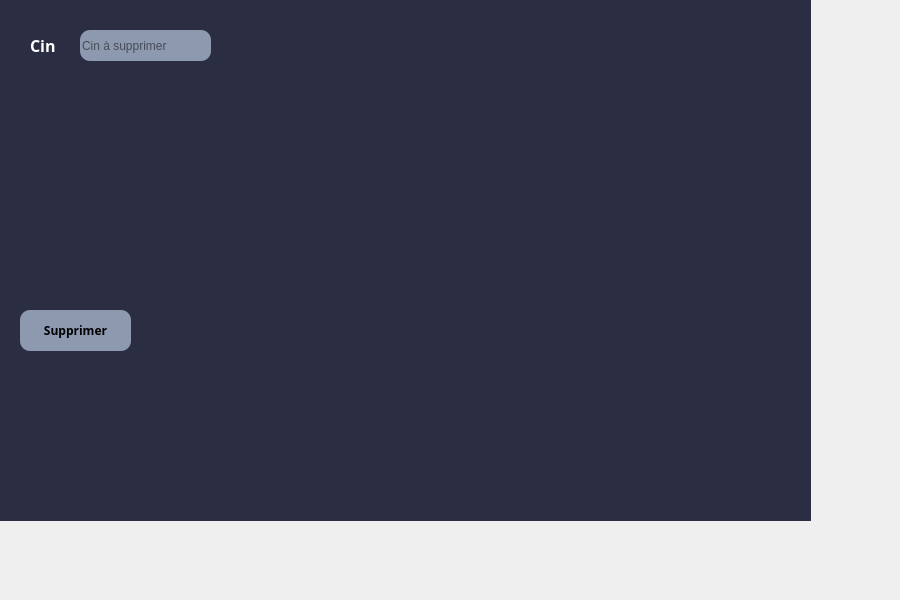
     <widget class="QWidget" name="Supprimer">
      <attribute name="title">
       <string>Supprimer</string>
      </attribute>
      <widget class="QLabel" name="label_9">
       <property name="geometry">
        <rect>
         <x>-30</x>
         <y>-70</y>
         <width>841</width>
         <height>591</height>
        </rect>
       </property>
       <property name="styleSheet">
        <string notr="true">background-color: rgb(43, 45, 66);</string>
       </property>
       <property name="text">
        <string/>
       </property>
      </widget>
      <widget class="QPushButton" name="pb_supprimer">
       <property name="geometry">
        <rect>
         <x>20</x>
         <y>310</y>
         <width>111</width>
         <height>41</height>
        </rect>
       </property>
       <property name="font">
        <font>
         <family>Google Sans</family>
         <pointsize>9</pointsize>
         <weight>75</weight>
         <bold>true</bold>
        </font>
       </property>
       <property name="styleSheet">
        <string notr="true">background-color: rgb(141, 153, 174);
border-radius: 10px;</string>
       </property>
       <property name="text">
        <string>Supprimer</string>
       </property>
      </widget>
      <widget class="QLabel" name="label_14">
       <property name="geometry">
        <rect>
         <x>30</x>
         <y>30</y>
         <width>51</width>
         <height>31</height>
        </rect>
       </property>
       <property name="font">
        <font>
         <family>Google Sans</family>
         <pointsize>12</pointsize>
         <weight>75</weight>
         <bold>true</bold>
        </font>
       </property>
       <property name="styleSheet">
        <string notr="true">color: rgb(255, 255, 255);</string>
       </property>
       <property name="text">
        <string>Cin</string>
       </property>
      </widget>
      <widget class="QLineEdit" name="lineEdit_Supprimer">
       <property name="geometry">
        <rect>
         <x>80</x>
         <y>30</y>
         <width>131</width>
         <height>31</height>
        </rect>
       </property>
       <property name="styleSheet">
        <string notr="true">background-color: rgb(141, 153, 174);
border-radius: 10px;</string>
       </property>
       <property name="placeholderText">
        <string>Cin à supprimer</string>
       </property>
      </widget>
      <widget class="QLabel" name="label_27">
       <property name="geometry">
        <rect>
         <x>310</x>
         <y>150</y>
         <width>581</width>
         <height>301</height>
        </rect>
       </property>
       <property name="text">
        <string/>
       </property>
       <property name="pixmap">
        <pixmap>:/images/images/logo.png</pixmap>
       </property>
       <property name="scaledContents">
        <bool>true</bool>
       </property>
      </widget>
     </widget>
